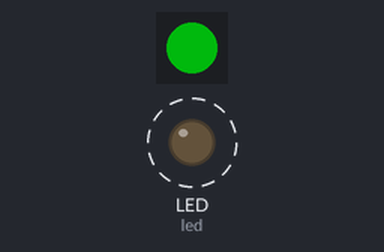
Simulated run of this program. Board: CircuitPython board. On the bench: 1 RGB LEDs in strip order, left to right, output pins drawn as LEDs (lit = HIGH). Dashed ring = blinking. Dim RGB values are drawn brighter than linear.

Above: at 5.75 s.
At 7.25 s:
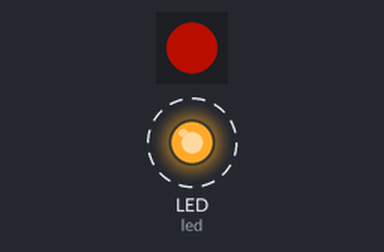
At 7.53 s:
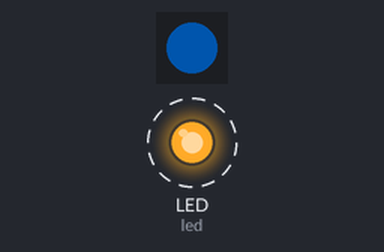
At 8.45 s:
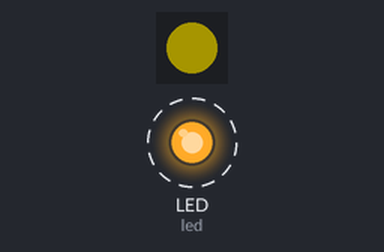
Timing chart, 0 to 11.3 s (numbered marks = the images above):
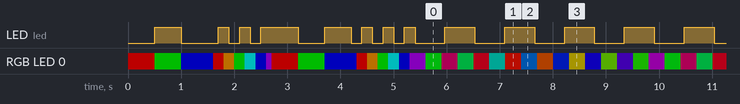

Measured:
- by itself, LED (led): HIGH → LOW at 1.0 s, → HIGH 0.70 s later, → LOW 0.20 s later, → HIGH 0.20 s later, … (76 changes in this stretch)
- by itself, RGB LED 0: off → RGB(76, 0, 0) at 0.00 s, → RGB(0, 76, 0) 0.50 s later, → RGB(0, 0, 76) 0.50 s later, → RGB(76, 0, 0) 0.60 s later, … (133 changes in this stretch)
- by itself, everything shown: repeats every 4.5 s, in 15 steps

The program:

code_neopixel.py
```python
# Circuitpython neopixel example 2023/03/12

import time
import board
import neopixel
import digitalio
from rainbowio import colorwheel

pixel_pin  = board.NEOPIXEL
num_pixels = 1

led = digitalio.DigitalInOut(board.LED)
led.direction = digitalio.Direction.OUTPUT
led.value = True

pixels = neopixel.NeoPixel(pixel_pin, num_pixels, brightness=0.3, auto_write=False)

def color_chase(color, wait):
    for i in range(num_pixels):
        pixels[i] = color
        time.sleep(wait)
        pixels.show()
    time.sleep(wait)
    led.value = not led.value

def rainbow_cycle(wait):
    for j in range(255):
        for i in range(num_pixels):
            rc_index = (i * 256 // num_pixels) + j
            pixels[i] = colorwheel(rc_index & 255)
        pixels.show()
        time.sleep(wait)

RED    = (255,   0,   0)
YELLOW = (255, 150,   0)
GREEN  = (  0, 255,   0)
CYAN   = (  0, 255, 255)
BLUE   = (  0,   0, 255)
PURPLE = (180,   0, 255)

for i in range(2):
#while True:
    COLORS = [RED, GREEN, BLUE]
    for color in COLORS:
        pixels.fill(color)
        pixels.show()
        led.value = not led.value
        time.sleep(0.5)

    led.value = False
    COLORS2 = [RED, YELLOW, GREEN, CYAN, BLUE, PURPLE]
    for color in COLORS2:
        color_chase(color, 0.1)

while True:
    rainbow_cycle(0.002)  # Increase the number to slow down the rainbow
    led.value = not led.value
```
